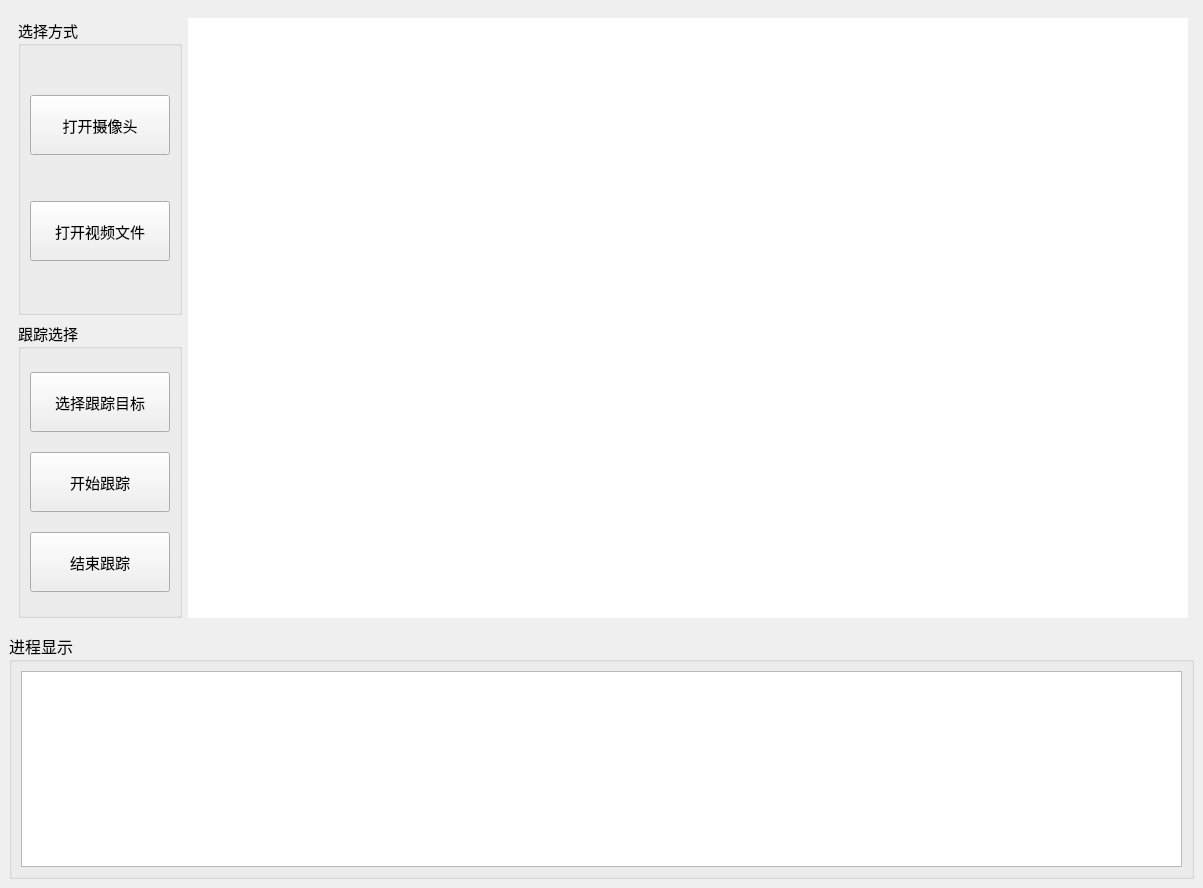
<?xml version="1.0" encoding="UTF-8"?>
<ui version="4.0">
 <class>single_object_target</class>
 <widget class="QMainWindow" name="single_object_target">
  <property name="geometry">
   <rect>
    <x>0</x>
    <y>0</y>
    <width>1203</width>
    <height>888</height>
   </rect>
  </property>
  <property name="sizePolicy">
   <sizepolicy hsizetype="Expanding" vsizetype="Expanding">
    <horstretch>0</horstretch>
    <verstretch>0</verstretch>
   </sizepolicy>
  </property>
  <property name="minimumSize">
   <size>
    <width>1000</width>
    <height>800</height>
   </size>
  </property>
  <property name="font">
   <font>
    <family>宋体</family>
    <pointsize>11</pointsize>
   </font>
  </property>
  <property name="windowTitle">
   <string>target</string>
  </property>
  <widget class="QWidget" name="centralwidget">
   <layout class="QGridLayout" name="gridLayout">
    <item row="2" column="0" colspan="2">
     <widget class="QGroupBox" name="groupBox_3">
      <property name="font">
       <font>
        <family>宋体</family>
        <pointsize>12</pointsize>
       </font>
      </property>
      <property name="title">
       <string>进程显示</string>
      </property>
      <layout class="QGridLayout" name="gridLayout_3">
       <item row="0" column="0">
        <widget class="QTextBrowser" name="tb_show_message"/>
       </item>
      </layout>
     </widget>
    </item>
    <item row="0" column="0" rowspan="2">
     <widget class="QWidget" name="widget" native="true">
      <property name="maximumSize">
       <size>
        <width>16777215</width>
        <height>16777215</height>
       </size>
      </property>
      <property name="styleSheet">
       <string notr="true"/>
      </property>
      <layout class="QGridLayout" name="gridLayout_2">
       <item row="0" column="1" rowspan="2">
        <widget class="QLabel" name="label_show">
         <property name="sizePolicy">
          <sizepolicy hsizetype="Expanding" vsizetype="Expanding">
           <horstretch>0</horstretch>
           <verstretch>0</verstretch>
          </sizepolicy>
         </property>
         <property name="minimumSize">
          <size>
           <width>1000</width>
           <height>600</height>
          </size>
         </property>
         <property name="sizeIncrement">
          <size>
           <width>900</width>
           <height>800</height>
          </size>
         </property>
         <property name="styleSheet">
          <string notr="true">background-color: rgb(255, 255, 255);</string>
         </property>
         <property name="text">
          <string/>
         </property>
        </widget>
       </item>
       <item row="0" column="0">
        <widget class="QGroupBox" name="groupBox_2">
         <property name="font">
          <font>
           <family>宋体</family>
           <pointsize>11</pointsize>
          </font>
         </property>
         <property name="title">
          <string>选择方式</string>
         </property>
         <layout class="QGridLayout" name="gridLayout_6">
          <item row="1" column="0">
           <widget class="QPushButton" name="btn_video">
            <property name="minimumSize">
             <size>
              <width>140</width>
              <height>60</height>
             </size>
            </property>
            <property name="maximumSize">
             <size>
              <width>140</width>
              <height>60</height>
             </size>
            </property>
            <property name="text">
             <string>打开视频文件</string>
            </property>
           </widget>
          </item>
          <item row="0" column="0">
           <widget class="QPushButton" name="btn_camera">
            <property name="minimumSize">
             <size>
              <width>140</width>
              <height>60</height>
             </size>
            </property>
            <property name="maximumSize">
             <size>
              <width>140</width>
              <height>60</height>
             </size>
            </property>
            <property name="text">
             <string>打开摄像头</string>
            </property>
           </widget>
          </item>
         </layout>
        </widget>
       </item>
       <item row="1" column="0">
        <widget class="QGroupBox" name="groupBox_1">
         <property name="font">
          <font>
           <family>宋体</family>
           <pointsize>11</pointsize>
          </font>
         </property>
         <property name="title">
          <string>跟踪选择</string>
         </property>
         <layout class="QGridLayout" name="gridLayout_5">
          <item row="0" column="0">
           <widget class="QPushButton" name="btn_select">
            <property name="minimumSize">
             <size>
              <width>140</width>
              <height>60</height>
             </size>
            </property>
            <property name="maximumSize">
             <size>
              <width>140</width>
              <height>60</height>
             </size>
            </property>
            <property name="text">
             <string>选择跟踪目标</string>
            </property>
           </widget>
          </item>
          <item row="1" column="0">
           <widget class="QPushButton" name="btn_begin">
            <property name="minimumSize">
             <size>
              <width>140</width>
              <height>60</height>
             </size>
            </property>
            <property name="maximumSize">
             <size>
              <width>140</width>
              <height>60</height>
             </size>
            </property>
            <property name="text">
             <string>开始跟踪</string>
            </property>
           </widget>
          </item>
          <item row="2" column="0">
           <widget class="QPushButton" name="btn_end">
            <property name="minimumSize">
             <size>
              <width>140</width>
              <height>60</height>
             </size>
            </property>
            <property name="maximumSize">
             <size>
              <width>140</width>
              <height>60</height>
             </size>
            </property>
            <property name="text">
             <string>结束跟踪</string>
            </property>
           </widget>
          </item>
         </layout>
        </widget>
       </item>
      </layout>
     </widget>
    </item>
   </layout>
  </widget>
 </widget>
 <resources/>
 <connections/>
</ui>
